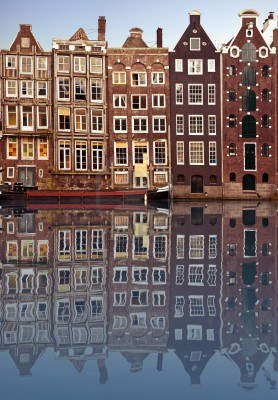
#> input picture python/notebook/Vaja04_Robustno_iskanje_2D_objektov/data/slika1.jpg, 278 x 400 px
$ jupyter execute Vaja04-vaja.ipynb   (shell and % lines are left out)
#> lines starting #> are read from the running program, lines starting #| are printed output that depends on the picture; after the words box and inside, x2 and y2 are one past the last pixel; in counts of white or black regions, pixels touching at a corner belong together
### python/notebook/Vaja04_Robustno_iskanje_2D_objektov/rvlib.py
# -*- coding: utf-8 -*-
"""
Created on Mon Mar 16 08:47:50 2015

@author: Žiga Špiclin

RVLIB: knjižnica funkcij iz laboratorijskih vaj
       pri predmetu Robotski vid
"""
import numpy as np
import PIL.Image as im
import matplotlib.pyplot as plt
import matplotlib.cm as cm # uvozi barvne lestvice

# [25 lines left out: function loadImageRaw, not called in this run]


def showImage(iImage, iTitle=''):
    '''
    Prikaže sliko iImage in jo naslovi z iTitle

    Parameters
    ----------
    iImage : numpy.ndarray
        Vhodna slika
    iTitle : str
        Naslov za sliko

    Returns
    ---------
    Nothing


    '''
    plt.figure() # odpri novo prikazno okno

    if iImage.ndim == 3 and iImage.shape[0] == 3:
        iImage = np.transpose(iImage,[1,2,0])

    plt.imshow(iImage, cmap = cm.Greys_r) # prikazi sliko v novem oknu
    plt.suptitle(iTitle) # nastavi naslov slike
    plt.xlabel('x')
    plt.ylabel('y')


# [266 lines left out: functions saveImageRaw, loadImage, saveImage, drawLine, colorToGray, computeHistogram and 3 more, not called in this run]

### python/notebook/Vaja04_Robustno_iskanje_2D_objektov/Vaja04-vaja.ipynb
Before you turn this problem in, make sure everything runs as expected. First, **restart the kernel** (in the menubar, select Kernel$\rightarrow$Restart) and then **run all cells** (in the menubar, select Cell$\rightarrow$Run All).

Make sure you fill in any place that says `YOUR CODE HERE` or "YOUR ANSWER HERE", as well as your name and collaborators below:

[cell 1]
NAME = ""
COLLABORATORS = ""

---

# Vaja 4: Robustno iskanje 2D objektov
Pri vaji bomo obravnavali postopek za iskanje oz. detekcijo oglišč in robov v 2D slikah. Oglišča so izraziti strukturni elementi slike oz. objektov na sliki in jih lahko uporabimo v aplikacijah kot so sledenje objektov v zaporednih posnetkih, določanje preslikave med različnimi pogledi enakega objekta, kot referečne točke za geometrijske meritve, za kalibracijo optičnih sistemov itd. Detektirane robove pa lahko nadgradimo za zaznavanje kompleksnejših objektov v 2D slikah.

Oglišče je definirano kot presečišče dveh robov, pri čemer rob v sliki v splošnem lahko opišemo kot veliko lokalno spremembo sivinske vrednosti. Robove lahko detektiramo na podlagi odvodov oz. gradientov slike. Prvi odvod za poljubno 2D funkcijo $f(x,y)$ zapišemo v obliki vektorja:

$$
	\nabla f(x,y) = \vec{g}(x,y) =
	\left[
	\begin{array}{c} g_x (x, y) \\ g_y (x, y) \end{array}
	\right] = \left[
	\begin{array}{c} \partial f(x, y) / \partial x \\
	\partial f(x, y) / \partial y  \end{array}
	\right]\,.
$$

Vektorska slika gradienta $\vec{g}(x,y)$ v vsaki točki $(x,y)$ vsebuje vektor, ki s  koordinatno osjo $x$ oklepa kot $\alpha$ in ima dolžino $G$:
$$
\alpha(x,y) = \mbox{arctan}\; \frac{g_y(x,y)}{g_x(x,y)}\,,\quad	G(x,y) = \sqrt{g_x^2(x,y) + g_y^2(x,y)}\,.
$$

Gradient $\vec{g}(x,y)$ kaže v smeri največje spremembe funkcije $f(x,y)$, torej pravokotno na dani rob v sliki. Komponenti gradienta $g_x (x,y)$ in $g_y (x,y)$, ki predstavljata parcialna odvoda, na digitalni sliki izračunamo z digitalnimi filtri, na primer s **Sobelovim jedrom**. Vektorsko sliko $\vec{g}(x,y)$ odvodov dobimo z dvema 2D diskretnima konvolucijama med vhodno sivinsko sliko in Sobelovima jedroma.

[cell 2]
import cv2 as cv
import numpy as np
import matplotlib.pyplot as plt
from rvlib import showImage

[cell 3]
img = cv.imread('data/slika1.jpg')
#> img is the input picture: shape (400, 278, 3); mean B, G, R 106.4, 104.9, 117
print(type(img))
#| <class 'numpy.ndarray'>
print(img.shape)
#| (400, 278, 3)
print(img.dtype)
#| uint8
#showImage(img)
img_rgb = cv.cvtColor(img, cv.COLOR_BGR2RGB)
showImage(img_rgb)

[cell 4]
imgG = cv.imread('data/slika1.jpg', 0)#0 na konc -> sivinska
#> imgG: shape (400, 278); min 0, max 255, mean 108.7
showImage(imgG)

sobelx = cv.Sobel(imgG, cv.CV_64F, 1, 0)#0/1 določa smer odvoda
sobely = cv.Sobel(imgG, cv.CV_64F, 0, 1)
showImage(sobelx)
showImage(sobely)

#magnituda gradienta
gradient_mag = np.sqrt(sobelx**2 + sobely**2)
showImage(gradient_mag)

gradient_dir = np.arctan(sobely/(sobelx + 1e-9))
gradient_dir[gradient_mag < np.median(gradient_mag)] = 0
showImage(gradient_dir)

## Harrisov detektor oglišč
Robovi v slikah imajo velik gradient v smeri pravokotno na rob, v ogliščih pa je gradient slike velik v več smereh, zato večina detektorjev oglišč temelji na primerjavi velikosti komponent gradienta v $x$ in $y$ smeri slike. V praksi se pogosto uporablja **Harrisov detektor oglišč**, pri katerem za vsako točko $(x,y)$ izračunamo lokalno strukturno matriko $M$:

$$
	M(x,y) = \left[
	\begin{array}{cc} A(x,y) & C(x,y) \\ C(x,y) & B(x,y)\end{array} \right] * N(x,y\;|\;\sigma) =
	\left[
	\begin{array}{cc} g_x^2(x,y) & g_x(x,y) g_y(x,y) \\ g_x(x,y) g_y(x,y) & g_y^2(x,y)\end{array}
	\right] * N(x,y\;|\;\sigma)
$$

Komponente lokalne strukturne matrike $M$, tj. slike $A(x,y)$, $B(x,y)$ in $C(x,y)$ predstavljajo odvode slike, ki jih zgladimo z Gaussovim jedrom $N(x,y\;|\;\sigma)$ z uporabo diskretne 2D konvolucije ($*$). Kriterijsko funkcijo za detekcijo oglišč v vsaki točki slike $(x,y)$ določimo z analizo lastnih vrednosti $\lambda_1$ in $\lambda_2$ matrike $M$:

$$
\lambda_{1,2} = \frac{\mbox{trace}(M)}{2} \pm \sqrt{\left(\frac{\mbox{trace}(M)}{2}\right)^2 - \det(M) }\,,
$$

kjer sta $\mbox{trace}(\cdot)$ in $\det(\cdot)$ funkciji za sled in determinanto matrike $M$. Na področjih slike s konstantno sivinsko vrednostjo bo $M=0$ in $\lambda_1 = \lambda_2 = 0$, pri enakomerno naraščujoči sivinski vrednosti v eni smeri pa bo $\lambda_1>0$ in $\lambda_2=0$. Lastni vrednosti $\lambda_1$ in $\lambda_2$ torej kodirata izrazitost roba, pripadajoča lastna vektorja pa smer roba. V ogliščih je rob izrazit v smeri obeh lastnih vektorjev, lastni vrednosti sta veliki $|\lambda_{1,2}| \gg 0$ in velja $|\lambda_1 |\approx|\lambda_2|$, rob pa je tem bolj izrazit, čim manjša je razlika med lastnima vrednostima. Od tod sledi kriterijska funkcija za detekcijo oglišč:

$$
Q_H(x,y) = \lambda_1 \lambda_2 - \kappa (\lambda_1 + \lambda_2)^2 = \mbox{det}(M) - \kappa \left( \mbox{trace}(M) \right)^2\,.
$$

Parameter $\kappa$ določa občutljivost detektorja in ga izberemo na intervalu $[0,\tfrac{1}{4}]$. Točke roba detektiramo kot lokalne maksimume v $Q_H(x,y)$, nadalje pa detektirana oglišča prečistimo z upragovljanjem $Q(x,y)>T_{min}$, kjer je $T_{min}$ običajno na intervalu od $10^4$ do $10^6$.

[cell 5]
imgG = cv.imread('data/slika1.jpg', 0)

sobelx = cv.Sobel(imgG, cv.CV_64F, 1, 0)
sobely = cv.Sobel(imgG, cv.CV_64F, 0, 1)

gx2 = sobelx**2
gy2 = sobely**2
gxy = sobelx * sobely

traceM = gx2 + gy2
detM = gx2 * gy2 - 2*gxy
lastna_vrednost1 = traceM/2 + np.sqrt((traceM/2)**2 - detM)
lastna_vrednost2 = traceM/2 - np.sqrt((traceM/2)**2 - detM)
#na mesta kjer dobimo NaN damo nulo
lastna_vrednost1[np.isnan(lastna_vrednost1)] = 0
#> lastna_vrednost1: shape (400, 278) float64; min 0, max 948676, mean 44790.9
lastna_vrednost2[np.isnan(lastna_vrednost2)] = 0
#> lastna_vrednost2: shape (400, 278) float64; min -0.414, max 334423.2, mean 3731.3

showImage(lastna_vrednost1 * lastna_vrednost2)
showImage((lastna_vrednost1 + lastna_vrednost2)**2)
corners = lastna_vrednost1 * lastna_vrednost2 - 0.1 * (lastna_vrednost1 + lastna_vrednost2)**2
showImage(corners)

## Cannyev detektor robov
Zaznavanje robov v slikah je eden izmed pomembnejših postopkov na področju obdelave in analize slik, **Cannyev detektor robov** pa je eden izmed najpogosteje uporabljanih tovrstnih postopkov. Algoritem Cannyevega detektorja lahko povzamemo s štirimi osnovnimi koraki:

* Glajenje slike z Gaussovim filtrom
* Izračun slike velikosti in smeri gradienta
* Odstranjevanje nemaksimalnih vrednosti
* Dvojno upragovljanje in povezovanje robov


Za glajenje in določanje slik gradienta lahko uporabimo poljubni digitalni filter. V sliki gradientov dobimo okoli robov širša področja ojačitve, ki jih moramo zožiti oz. odstraniti, zato da ohranimo prave robove slike. Odstranjevanje nemaksimalnih vrednosti naredimo tako, da postavimo na nič vrednosti tistih slikovnih elementov, ki nimajo maksimalnih vrednosti v diskretni smeri gradienta (0$^{\circ}$,45$^{\circ}$,90$^{\circ}$ in 135$^{\circ}$) oz. katerih sosednji slikovni elementi imajo v smeri gradienta večje vrednosti. V zadnjem koraku postopka izvedemo še upragovljanje slike robov in povezovanje robnih točk. Upragovljanje izvedemo z dvema pragoma. Z zgornjim pragom $T_H$ določimo izrazite robne točke $r_H (x,y)$, ki jih bomo neposredno zadržali. To so tiste točke, ki imajo magnitudo gradienta $G(x,y)>T_H$. S spodnjim pragom $T_L$ pa določimo neizrazite robne točke $r_L (x,y)$, ki jih bomo obdržali za postopek povezovanja robov. Povezovanje izrazitih robov $r_H (x,y)$ izvedemo tako, da vsako  sosednjo točko, ki pripada $r_L (x,y)$ ($T_L<G(x,y)\leq T_H$) vključimo v množico končnih robnih točk.

## Houghova transformacija
Med postopke iskanje objektov na sliki spada tudi iskanje premic oz. črt. Učinkovit postopek iskanja premic na sliki temelji na **Houghovi transformaciji**. Predpostavimo, da imamo binarno sliko robov $r(x,y)$. Skozi poljubno izbrano robno točko $(x_i,y_i )$ lahko potegnemo poljubno število premic oblike:

$$
	y_i=ax_i+b.
$$

Isto enačbo lahko zapišemo v prostoru parametrov $(a,b)$, kjer sta koordinati robne točke $x_i$ in $y_i$ parametra premice:

$$
    b=-x_i a+y_i.
$$

Za neko drugo robno točko $(x_j, y_j)$ dobimo v prostoru parametrov $(a, b)$ še eno premico, ki se v neki točki $(a', b')$ seka s premico, ki pripada $(x_i, y_i)$. Parametra $(a', b')$ določata enačbo premice v prostoru slike $r(x, y)$, ki gre skozi točki $(x_i, y_i)$ in $(x_j, y_j)$. Če za vse robne točke v sliki vnesemo pripadajočo premico v parametrični prostor, potem lahko poiščemo premice oz. črte z detekcijo vrhov v parametričnem prostoru.

Pri tovrstnemu zapisu enačbe premice naletimo na problem pri navpičnih premicah, pri katerih gre parameter $a\rightarrow \inf$, s tem pa tudi velikost parametričnega prostora $(a,b)$. Temu se lahko izognemu z zapisom premice v polarnih koordinatah $(r,\varphi)$:

$$
    x \cos  \varphi + y \sin \varphi = r
$$

Za navpično premico ($\varphi = 0^\circ$) določa $r$ presečišče z $x$ osjo, za vodoravno premico ($\varphi = 90^\circ$) pa določa $r$ presečišče premice z $y$ osjo. V polarnem prostoru prostoru $(r,\varphi)$ vsaka sinusna krivulja $x_i \cos  \varphi + y_i \sin \varphi = r$ predstavlja množico premic, ki gredo v prostoru slike $(x,y)$ skozi točko $(x_i,y_i )$. Presečišče dveh ali večih sinusnih krivulj $(r',\varphi')$ določa parametra premice v prostoru $(x,y)$.


Prostor parametrov $(r,\varphi)$ lahko enostavno diskretiziramo, in sicer $0 \leq \varphi < \pi$ ter  $-r_{diag} \leq r \leq r_{diag}$. Pri tem je $r_{diag}=\sqrt{M^2+N^2 }/2$ in $M,N$ sta višina in širina slike $r(x,y)$, referenčna točka pa je center slike $(M/2,N/2)$.  Diskretiziran prostor imenujemo akumulator $A(r_n,\varphi_m )$, ki ga najprej postavimo na $0$, nato pa za vsako robno točko $(x_i,y_i )$ in za vsako možno diskretno vrednost $0 \leq \varphi_m<\pi$ izračunamo ustrezno diskretno vrednost parametra $r_n$, nato pa vrednost akumulatorja v celici $(r_n, \varphi_m )$ povečamo za $1$. Premice, ki predstavljajo robne točke slike, določimo tako, da poiščemo tiste celice akumulatorja $A(r_n,\varphi_m )$, ki imajo dovolj velike in lokalno največje vrednosti.


## OpenCV
**OpenCV** je knjižnica programskih funkcij, ki se izvajajo v realnem času, namenjenim potrebam računalniškega vida. Knjižnica vsebuje osnovna orodja za obdelavo slik, torej tudi tista za robustno iskanje 2D objektov, s katerimi se bomo seznanili na današnjih vajah.

Pri vaji boste uporabili OpenCV funkcije za izračun odziva Harrisovega detektorja oglišč ter funkcije za prečiščevanje seznama detektiranih točk. Spoznali boste tudi način kako z analizo lastnih vrednosti strukturne matrike $M$ načrtati filter za poudarjanje podolgovatih struktur v 2D slikah. Cannyjev detektor boste uporabili za izločenje robov iz slike, na podlagi robov pa boste s pomočjo Houghove transformacije poiskali vse premice na sliki.

## Naloge
1. Uporabite OpenCV funkcijo za detekcijo robov v vhodni sivinski sliki `iImage` z uporabo Cannyjevega algoritma:
```python
edges = Canny( iImage, threshold1, threshold2 )
```
kjer praga `threshold1` in `threshold2` določata območja povezovanja robov. Preizkusite različne vrednosti pragov na slikah `slika1.jpg`, `slika2.jpg` in `slika3.jpg`.

[cell 6]
img = cv.imread('data/slika1.jpg')
imgG = cv.cvtColor(img,cv.COLOR_BGR2GRAY)
edges = cv.Canny(imgG, 10, 200)
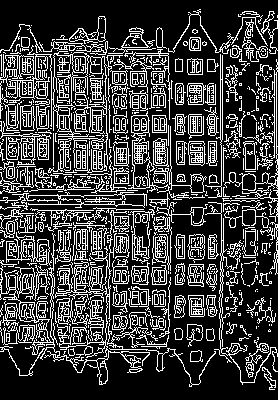
#> edges: shape (400, 278); 24.8% white in thin lines or dots
showImage(imgG)
showImage(edges)

[cell 7]
img = cv.imread('data/slika2.jpg')
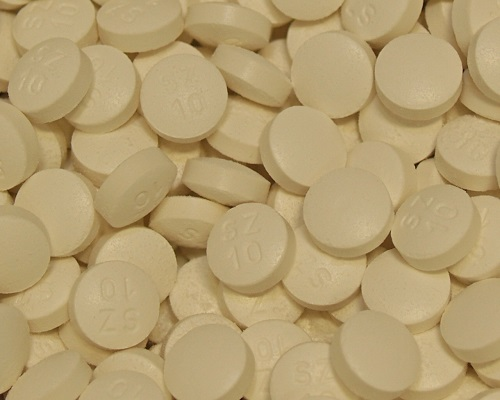
#> input picture python/notebook/Vaja04_Robustno_iskanje_2D_objektov/data/slika2.jpg, 500 x 400 px
#> img is the input picture: shape (400, 500, 3); mean B, G, R 114, 159.5, 181.2
imgRGB = cv.cvtColor(img, cv.COLOR_BGR2RGB)
imgG = cv.cvtColor(img,cv.COLOR_BGR2GRAY)
#> imgG: shape (400, 500)
edges = cv.Canny(imgG, 10, 50)#verdnosti trešholda so odvisne od tega kakšne vrednosti dobimo pri gradientu
#> edges: shape (400, 500); 13.3% white in thin lines or dots
showImage(imgRGB)
showImage(edges)

2. S pomočjo Houghove transformacije na že izračunanih robovih v sliki `slika3.jpg` poiščite vse premice skozi najmočnejše črte na sliki:
```python
lines = HoughLines( iImage, rho, theta, threshold)
```
kjer polje `lines` vsebuje pare parametrov $r$ in $\varphi$, ki določata položaj premice na sliki. Prikažite vse premice na sliki.

[cell 8]
img = cv.imread('data/slika3.jpg')
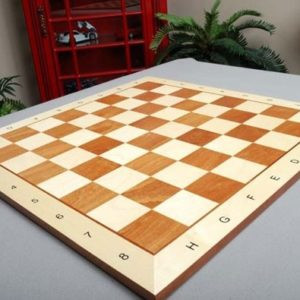
#> input picture python/notebook/Vaja04_Robustno_iskanje_2D_objektov/data/slika3.jpg, 300 x 300 px
#> img is the input picture: shape (300, 300, 3); mean B, G, R 123.9, 145.7, 169.4
imgG = cv.cvtColor(img, cv.COLOR_BGR2GRAY)
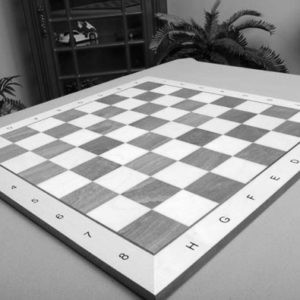
#> imgG: shape (300, 300); min 0, max 254, mean 150.3
edges = cv.Canny(imgG, 75, 151)
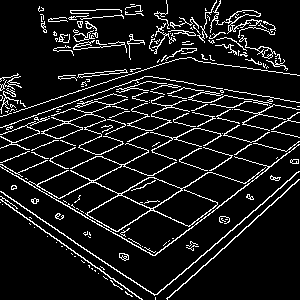
#> edges: shape (300, 300); 9.8% white in thin lines or dots
showImage(imgG)
showImage(edges)

[cell 9]
# HoughLines(image, rho, theta, threshold) → lines
# image – 8-bit, single-channel binary source image. The image may be modified by the function.
# rho – Distance resolution of the accumulator in pixels.
# theta – Angle resolution of the accumulator in radians.
# threshold – Accumulator threshold parameter. Only those lines are returned that get enough votes

img = cv.imread('data/slika3.jpg')
#uporablji slajderje
lines = cv.HoughLines(edges, 0.5, 0.5*np.pi/180, 100)#vrne radij in kot!
#> lines = [[227.5, 1.05], [203, 1.09], [182.5, 1.13]]
#zvečanjem akumulatroja se poveča občutljivost za detekcijo linije + resolucija se poslabša (linije ne nalegajo natančno)
for line in lines:
    for rho, theta in line:
        a = np.cos(theta)
        b = np.sin(theta)
        x0 = a*rho
        y0 = b*rho
        x1 = int(x0 + 1000*(-b))
        y1 = int(y0 + 1000*a)
        x2 = int(x0 - 1000*(-b))
        y2 = int(y0 - 1000*a)

        cv.line(img, (x1, y1), (x2, y2), (0, 0, 255), 1)
#> this loop made 3 passes
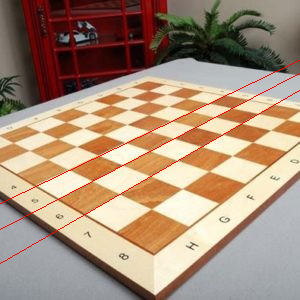
#> img: shape (300, 300, 3); 1% of pixels changed, all inside (x1, y1, x2, y2) = (0, 60, 300, 264)

rgb = cv.cvtColor(img, cv.COLOR_BGR2RGB)

showImage(rgb)

3. Uporabite OpenCV funkcijo `cornerHarris` za izračun odziva Harrisovega detektorja oglišč na sliki `slika1.jpg`:
```python
corners = cornerHarris( iImage, blockSize, ksize, k )
```
kjer je `k` občutljivost detektorja oglišč ($\kappa$), `blockSize` pa standardna deviacija Gaussove funkcije za glajenje odziva. Funkcija vrne sliko `corners`, ki predstavlja odziv detektorja oglišč. Preizkusite delovanje funkcije za različne vrednosti parametrov `k` in `blockSize`. Uporabite upragovljanje za določitev območij visokih odzivov.

>#### Dokumentacija
```python
cv2.cornerHarris(src, blockSize, ksize, k[, dst[, borderType]]) → dst
```
Parameters:
* src – Input single-channel 8-bit or floating-point image.
* dst – Image to store the Harris detector responses. It has the type CV_32FC1 and the same size as src.
* blockSize – Neighborhood size (see the details on cornerEigenValsAndVecs() ).
* ksize – Aperture parameter for the Sobel() operator.
* k – Harris detector free parameter. See the formula below.
* borderType – Pixel extrapolation method. See borderInterpolate().

[cell 10]
img = cv.imread('data/slika1.jpg')
imgRGB = cv.cvtColor(img, cv.COLOR_BGR2RGB)
imgG = cv.cvtColor(img, cv.COLOR_BGR2GRAY)
# showImage(imgRGB)
corners = cv.cornerHarris(imgG, 5, 3, 1/16)
corners[corners < 0] = 0
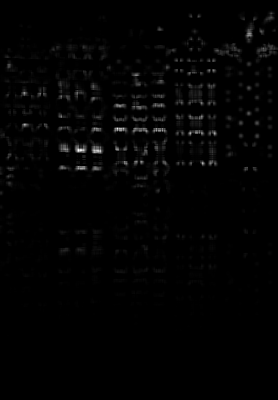
#> corners: shape (400, 278) float32; min 0, max 0.0326, mean 0.000401; drawn with min black and max white
corners = (corners - np.min(corners)) / (np.max(corners) - np.min(corners))
showImage(corners)

showImage(255 * (corners > 0.2).astype('uint8'))

[cell 11]
def findLocalMax(iImage, iThreshold=None):
#> called with iThreshold = 0.1
    dy, dx = iImage.shape
#> dy = 400; dx = 278
    oLocalMax = []
    for y in range(1, dy - 1): #not gremo za en piksel, da lahko celotno oklico robnih pikslov gledamo
        for x in range(1, dx - 1):
            cval = iImage[y, x]
            if iThreshold is not None:
                if cval < iThreshold:
                    continue
            gx, gy = np.meshgrid([x - 1, x, x + 1],
                                 [y - 1, y, y + 1], sparse=False)#indeksi oklice
            gx = gx.flatten()
            gy = gy.flatten()

            cvaldiff = iImage[gy, gx] - cval#3x3 array
            cvaldiff[int(np.floor(len(gy)/2))] = -1#damo ga na -1 zato da nam pol ne mot oLocalMax.max izracuna

            if cvaldiff.max() < 0:
                oLocalMax.append((x, y))#v vektor max-ov appendamo indekse točke maksimuma
#> after the loop, oLocalMax = 437 pairs, first value 1 to 274, second value 13 to 250
    return np.array(oLocalMax)

[cell 12]
# Test funkcije findLocalMax
oLocalMax = findLocalMax(corners, corners.max() * 0.1)
showImage(imgRGB, 'Originalna slika')
plt.plot(oLocalMax[:,0], oLocalMax[:,1], 'o', markersize=5.0)

4. Lokalni maksimumi v odzivu Harrisovega detektorja predstavljajo detektirana oglišča na vhodni sliki. Lokalni maksimumi v 2D polju so tiste točke, v katerih je vrednost večja od vrednosti v sosednjih 8 elementih slike.
```python
pts = goodFeaturesToTrack(iImage, maxCorners, qualityLevel,
                          minDistance, None, None, blockSize,
                          useHarrisDetector, k)
```
Polje `pts` vsebuje koordinate detektiranih oglišč.

>#### Dokumentacija
```python
cv2.goodFeaturesToTrack(image, maxCorners, qualityLevel, minDistance[, corners[, mask[, blockSize[, useHarrisDetector[, k]]]]]) → corners
```
Parameters:
* image – Input 8-bit or floating-point 32-bit, single-channel image.
* corners – Output vector of detected corners.
* maxCorners – Maximum number of corners to return. If there are more corners than are found, the strongest of them is returned.
* qualityLevel – Parameter characterizing the minimal accepted quality of image corners. The parameter value is multiplied by the best corner quality measure, which is the minimal eigenvalue (see cornerMinEigenVal() ) or the Harris function response (see cornerHarris() ). The corners with the quality measure less than the product are rejected. For example, if the best corner has the quality measure = 1500, and the qualityLevel=0.01 , then all the corners with the quality measure less than 15 are rejected.
* minDistance – Minimum possible Euclidean distance between the returned corners.
* mask – Optional region of interest. If the image is not empty (it needs to have the type CV_8UC1 and the same size as image ), it specifies the region in which the corners are detected.
* blockSize – Size of an average block for computing a derivative covariation matrix over each pixel neighborhood. See cornerEigenValsAndVecs() .
* useHarrisDetector – Parameter indicating whether to use a Harris detector (see cornerHarris()) or cornerMinEigenVal().
* k – Free parameter of the Harris detector.

>The function finds the most prominent corners in the image or in the specified image region, as described in [Shi94]:
1. Function calculates the corner quality measure at every source image pixel using the cornerMinEigenVal() or cornerHarris() .
2. Function performs a non-maximum suppression (the local maximums in 3 x 3 neighborhood are retained).
3. The corners with the minimal eigenvalue less than $\texttt{qualityLevel} \cdot \max_{x,y} qualityMeasureMap(x,y)$ are rejected.
4. The remaining corners are sorted by the quality measure in the descending order.
5. Function throws away each corner for which there is a stronger corner at a distance less than maxDistance.

>The function can be used to initialize a point-based tracker of an object.

[cell 13]
# nalozimo sliko kot grayscale
imgG = cv.imread('data/slika1.jpg', 0)
maxCorners = 500
qualityLevel = 0.03
minDistance = 10
blockSize = 5 #velikost gausovga jedrca
useHarrisDetector = True
k = 1/16
corners = cv.goodFeaturesToTrack(imgG,
                                 maxCorners,
                                 qualityLevel,
                                 minDistance,
                                 None,
                                 None,
                                 blockSize,
                                 useHarrisDetector,
                                 k)
#> corners = 231 rows, first 8: [78, 150], [117, 128], [97, 150], [202, 163], [190, 133], [24, 124], [81, 168], [214, 133]
corners = np.squeeze(corners)
#> corners = 231 pairs, first value 1 to 274, second value 16 to 293
showImage(imgRGB, 'Originalna slika')
plt.plot(corners[:,0],corners[:,1], 'om', markersize=5.0)
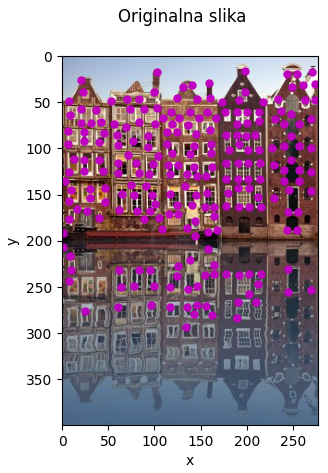
#> figure drawn by matplotlib, 1 panel

[cell 14]
imgCorners = np.array(imgRGB)

for x,y in corners:
    cv.circle(imgCorners, (x,y), 1, 255, -1)
#> this loop made 231 passes
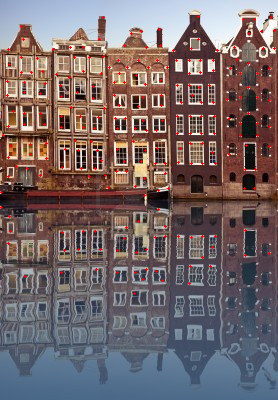
#> imgCorners: shape (400, 278, 3); mean R, G, B 118.1, 103.6, 105.2

showImage( imgCorners, 'Originalna slika' )

[cell 15]
eigen = cv.cornerEigenValsAndVecs(imgG, 11, 3)
print(eigen.shape)
#| (400, 278, 6)
iKappa = 0.04
oQH = eigen[:,:,0]*eigen[:,:,1] - iKappa*((eigen[:,:,0]+eigen[:,:,1])**2)
#> the sliders are set to beta = 2.55
showImage(oQH)

[cell 16]
from ipywidgets import interact

sigma = 0.1
ksize = (15, 15)
blurred = cv.GaussianBlur(imgG, ksize, sigma)

fig = plt.figure()
ax = fig.add_subplot(1, 1, 1)
img = ax.imshow(blurred, cmap='gray')

def update(beta):
#> called with beta = 2.55
    blurred = cv.GaussianBlur(imgG, ksize, beta)
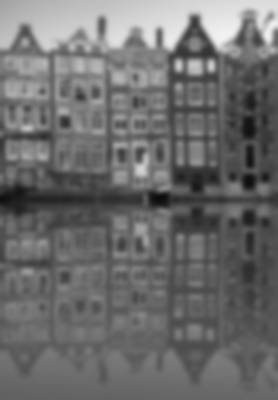
#> blurred: shape (400, 278); min 10, max 241, mean 108.7
    img.set_data(blurred)#update podatkov na sliki
    fig.canvas.draw()

interact(update, beta = (0.1, 5, 0.1))
